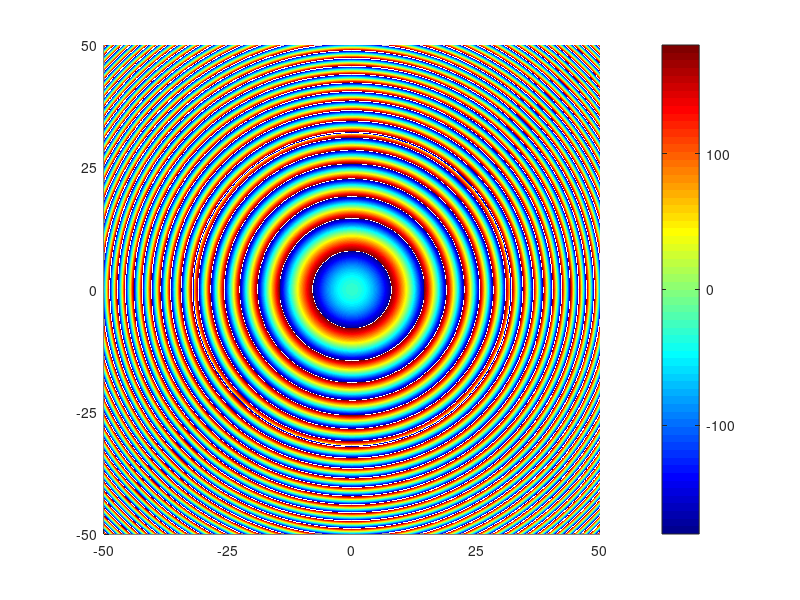
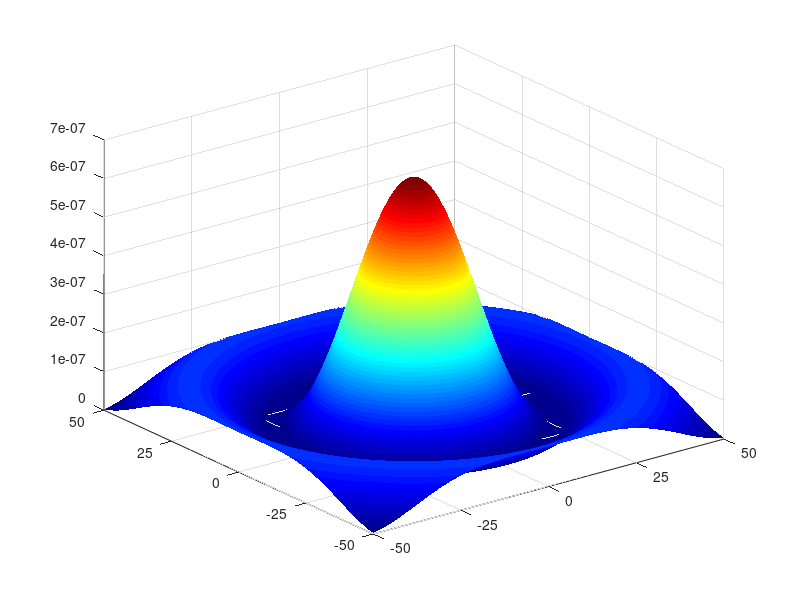

The MATLAB script that drew these images, in order:
%%
clc;clear;close all; 
%% Parameters
c = 3e8;f = 4e10;lambda = c / f ;
k = 2 * pi / lambda; 
l = 0;
N = 8;
a = 120*lambda;
cc = 50;
H = 10000;
X = linspace (-cc, cc,1024);Y = linspace (-cc, cc,1024);
%% meshgrid function
[x,y] = meshgrid(X,Y);[phi, theta, r] = cart2sph(x,y,H);theta = pi/2 - theta;
%% votex wave
E = exp(-1i * k * r)./r.* N .* exp(1i * l * phi).*exp( 1i* pi/2).*besselj(l,k*a*sin(theta')); 
amplitude = E.*conj(E);
phase = angle(E)/pi*180;
%% Plot
figure(1);surf(x,y,phase);shading interp;
xlim([-50 50]);ylim([-50 50]);xticks(-50:25:50);yticks(-50:25:50)
%title('Phase ( \it{l} = 0 )');
view(2);colormap jet;colorbar();axis on
%%
figure(2);surf(x,y,amplitude);shading interp;
xlim([-50 50]);ylim([-50 50]);xticks(-50:25:50);yticks(-50:25:50)
%title('Amplitude ( \it{l} = 0 )');
colormap jet;axis on
